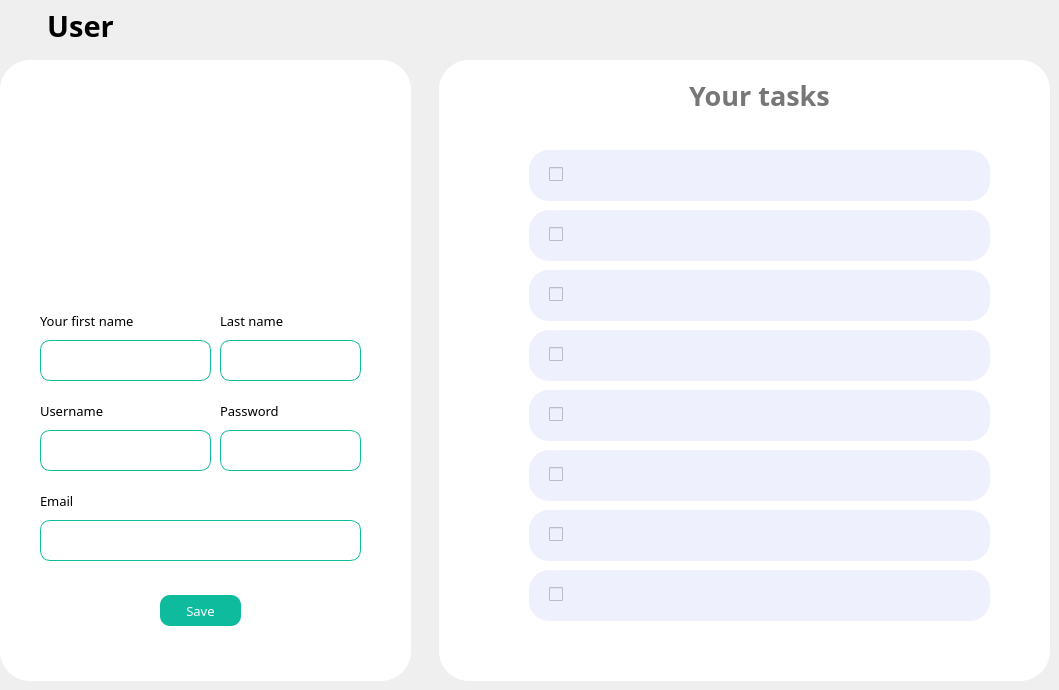
      <widget class="QWidget" name="user">
       <widget class="QFrame" name="frame_6">
        <property name="geometry">
         <rect>
          <x>0</x>
          <y>60</y>
          <width>411</width>
          <height>621</height>
         </rect>
        </property>
        <property name="styleSheet">
         <string notr="true">background-color: rgb(255, 255, 255);
border-radius: 30px;</string>
        </property>
        <property name="frameShape">
         <enum>QFrame::StyledPanel</enum>
        </property>
        <property name="frameShadow">
         <enum>QFrame::Raised</enum>
        </property>
        <widget class="QLabel" name="avatar">
         <property name="geometry">
          <rect>
           <x>140</x>
           <y>40</y>
           <width>120</width>
           <height>120</height>
          </rect>
         </property>
         <property name="text">
          <string/>
         </property>
         <property name="pixmap">
          <pixmap resource="img.qrc">:/img/img/default-avatar.svg</pixmap>
         </property>
         <property name="scaledContents">
          <bool>true</bool>
         </property>
         <property name="alignment">
          <set>Qt::AlignCenter</set>
         </property>
        </widget>
        <widget class="QLabel" name="fullname">
         <property name="geometry">
          <rect>
           <x>0</x>
           <y>170</y>
           <width>411</width>
           <height>51</height>
          </rect>
         </property>
         <property name="font">
          <font>
           <family>SFU Futura_07</family>
           <pointsize>18</pointsize>
           <bold>true</bold>
          </font>
         </property>
         <property name="styleSheet">
          <string notr="true">color: rgb(14, 188, 157);</string>
         </property>
         <property name="text">
          <string/>
         </property>
         <property name="alignment">
          <set>Qt::AlignCenter</set>
         </property>
        </widget>
        <widget class="QLineEdit" name="fname">
         <property name="geometry">
          <rect>
           <x>40</x>
           <y>280</y>
           <width>171</width>
           <height>41</height>
          </rect>
         </property>
         <property name="font">
          <font>
           <family>Poppins</family>
           <pointsize>10</pointsize>
          </font>
         </property>
         <property name="styleSheet">
          <string notr="true">border-radius: 10px;
border : 1px solid rgb(14, 188, 157);</string>
         </property>
         <property name="text">
          <string/>
         </property>
         <property name="alignment">
          <set>Qt::AlignCenter</set>
         </property>
        </widget>
        <widget class="QLabel" name="label_7">
         <property name="geometry">
          <rect>
           <x>40</x>
           <y>250</y>
           <width>111</width>
           <height>21</height>
          </rect>
         </property>
         <property name="font">
          <font>
           <family>Poppins</family>
           <pointsize>10</pointsize>
          </font>
         </property>
         <property name="text">
          <string>Your first name</string>
         </property>
        </widget>
        <widget class="QLineEdit" name="lname">
         <property name="geometry">
          <rect>
           <x>220</x>
           <y>280</y>
           <width>141</width>
           <height>41</height>
          </rect>
         </property>
         <property name="font">
          <font>
           <family>Poppins</family>
           <pointsize>10</pointsize>
          </font>
         </property>
         <property name="styleSheet">
          <string notr="true">border-radius: 10px;
border : 1px solid rgb(14, 188, 157);</string>
         </property>
         <property name="alignment">
          <set>Qt::AlignCenter</set>
         </property>
        </widget>
        <widget class="QLineEdit" name="un">
         <property name="geometry">
          <rect>
           <x>40</x>
           <y>370</y>
           <width>171</width>
           <height>41</height>
          </rect>
         </property>
         <property name="font">
          <font>
           <family>Poppins</family>
           <pointsize>10</pointsize>
          </font>
         </property>
         <property name="styleSheet">
          <string notr="true">border-radius: 10px;
border : 1px solid rgb(14, 188, 157);</string>
         </property>
         <property name="alignment">
          <set>Qt::AlignCenter</set>
         </property>
        </widget>
        <widget class="QLineEdit" name="pw">
         <property name="geometry">
          <rect>
           <x>220</x>
           <y>370</y>
           <width>141</width>
           <height>41</height>
          </rect>
         </property>
         <property name="styleSheet">
          <string notr="true">border-radius: 10px;
border : 1px solid rgb(14, 188, 157);</string>
         </property>
         <property name="echoMode">
          <enum>QLineEdit::Password</enum>
         </property>
         <property name="alignment">
          <set>Qt::AlignCenter</set>
         </property>
        </widget>
        <widget class="QLabel" name="label_8">
         <property name="geometry">
          <rect>
           <x>220</x>
           <y>250</y>
           <width>111</width>
           <height>21</height>
          </rect>
         </property>
         <property name="font">
          <font>
           <family>Poppins</family>
           <pointsize>10</pointsize>
          </font>
         </property>
         <property name="text">
          <string>Last name</string>
         </property>
        </widget>
        <widget class="QLabel" name="label_9">
         <property name="geometry">
          <rect>
           <x>40</x>
           <y>340</y>
           <width>111</width>
           <height>21</height>
          </rect>
         </property>
         <property name="font">
          <font>
           <family>Poppins</family>
           <pointsize>10</pointsize>
          </font>
         </property>
         <property name="text">
          <string>Username</string>
         </property>
        </widget>
        <widget class="QLabel" name="label_10">
         <property name="geometry">
          <rect>
           <x>220</x>
           <y>340</y>
           <width>111</width>
           <height>21</height>
          </rect>
         </property>
         <property name="font">
          <font>
           <family>Poppins</family>
           <pointsize>10</pointsize>
          </font>
         </property>
         <property name="text">
          <string>Password</string>
         </property>
        </widget>
        <widget class="QLineEdit" name="em">
         <property name="geometry">
          <rect>
           <x>40</x>
           <y>460</y>
           <width>321</width>
           <height>41</height>
          </rect>
         </property>
         <property name="font">
          <font>
           <family>Poppins</family>
           <pointsize>10</pointsize>
          </font>
         </property>
         <property name="styleSheet">
          <string notr="true">border-radius: 10px;
border : 1px solid rgb(14, 188, 157);</string>
         </property>
         <property name="alignment">
          <set>Qt::AlignCenter</set>
         </property>
        </widget>
        <widget class="QLabel" name="label_11">
         <property name="geometry">
          <rect>
           <x>40</x>
           <y>430</y>
           <width>111</width>
           <height>21</height>
          </rect>
         </property>
         <property name="font">
          <font>
           <family>Poppins</family>
           <pointsize>10</pointsize>
          </font>
         </property>
         <property name="text">
          <string>Email</string>
         </property>
        </widget>
        <widget class="QPushButton" name="btnSave">
         <property name="geometry">
          <rect>
           <x>160</x>
           <y>535</y>
           <width>81</width>
           <height>31</height>
          </rect>
         </property>
         <property name="font">
          <font>
           <family>Poppins</family>
           <pointsize>10</pointsize>
          </font>
         </property>
         <property name="cursor">
          <cursorShape>PointingHandCursor</cursorShape>
         </property>
         <property name="styleSheet">
          <string notr="true">background-color: rgb(14, 188, 157);
border-radius: 10px;
color: white;</string>
         </property>
         <property name="text">
          <string>Save</string>
         </property>
        </widget>
        <widget class="QLabel" name="state">
         <property name="geometry">
          <rect>
           <x>8</x>
           <y>580</y>
           <width>391</width>
           <height>21</height>
          </rect>
         </property>
         <property name="font">
          <font>
           <family>Poppins SemiBold</family>
           <pointsize>10</pointsize>
           <bold>true</bold>
          </font>
         </property>
         <property name="styleSheet">
          <string notr="true">color:  rgb(255, 85, 0);</string>
         </property>
         <property name="text">
          <string/>
         </property>
         <property name="alignment">
          <set>Qt::AlignCenter</set>
         </property>
        </widget>
        <widget class="QPushButton" name="pushButton">
         <property name="geometry">
          <rect>
           <x>230</x>
           <y>50</y>
           <width>24</width>
           <height>24</height>
          </rect>
         </property>
         <property name="cursor">
          <cursorShape>PointingHandCursor</cursorShape>
         </property>
         <property name="styleSheet">
          <string notr="true">border-radius: 12px;</string>
         </property>
         <property name="text">
          <string/>
         </property>
         <property name="icon">
          <iconset resource="img.qrc">
           <normaloff>:/img/img/repeat.svg</normaloff>:/img/img/repeat.svg</iconset>
         </property>
         <property name="iconSize">
          <size>
           <width>24</width>
           <height>24</height>
          </size>
         </property>
        </widget>
       </widget>
       <widget class="QLabel" name="label_6">
        <property name="geometry">
         <rect>
          <x>10</x>
          <y>0</y>
          <width>141</width>
          <height>51</height>
         </rect>
        </property>
        <property name="font">
         <font>
          <family>Poppins SemiBold</family>
          <pointsize>22</pointsize>
          <bold>true</bold>
         </font>
        </property>
        <property name="layoutDirection">
         <enum>Qt::LeftToRight</enum>
        </property>
        <property name="frameShadow">
         <enum>QFrame::Plain</enum>
        </property>
        <property name="text">
         <string>User</string>
        </property>
        <property name="alignment">
         <set>Qt::AlignCenter</set>
        </property>
       </widget>
       <widget class="QFrame" name="frame_8">
        <property name="geometry">
         <rect>
          <x>439</x>
          <y>60</y>
          <width>611</width>
          <height>621</height>
         </rect>
        </property>
        <property name="styleSheet">
         <string notr="true">background-color: rgb(255, 255, 255);
border-radius: 30px;</string>
        </property>
        <property name="frameShape">
         <enum>QFrame::StyledPanel</enum>
        </property>
        <property name="frameShadow">
         <enum>QFrame::Raised</enum>
        </property>
        <widget class="QLabel" name="label_18">
         <property name="geometry">
          <rect>
           <x>230</x>
           <y>10</y>
           <width>181</width>
           <height>51</height>
          </rect>
         </property>
         <property name="font">
          <font>
           <family>Poppins SemiBold</family>
           <pointsize>20</pointsize>
           <bold>true</bold>
          </font>
         </property>
         <property name="layoutDirection">
          <enum>Qt::LeftToRight</enum>
         </property>
         <property name="styleSheet">
          <string notr="true">color: rgb(119, 119, 119);</string>
         </property>
         <property name="frameShadow">
          <enum>QFrame::Plain</enum>
         </property>
         <property name="text">
          <string>Your tasks</string>
         </property>
         <property name="alignment">
          <set>Qt::AlignCenter</set>
         </property>
        </widget>
        <widget class="QFrame" name="your1_0">
         <property name="geometry">
          <rect>
           <x>90</x>
           <y>90</y>
           <width>461</width>
           <height>51</height>
          </rect>
         </property>
         <property name="styleSheet">
          <string notr="true">background: rgb(238, 240, 253);
border-radius: 20px;</string>
         </property>
         <property name="frameShape">
          <enum>QFrame::StyledPanel</enum>
         </property>
         <property name="frameShadow">
          <enum>QFrame::Raised</enum>
         </property>
         <widget class="QCheckBox" name="checkBox">
          <property name="geometry">
           <rect>
            <x>20</x>
            <y>9</y>
            <width>421</width>
            <height>31</height>
           </rect>
          </property>
          <property name="font">
           <font>
            <family>Montserrat</family>
            <pointsize>10</pointsize>
           </font>
          </property>
          <property name="text">
           <string/>
          </property>
         </widget>
        </widget>
        <widget class="QFrame" name="your1_1">
         <property name="geometry">
          <rect>
           <x>90</x>
           <y>150</y>
           <width>461</width>
           <height>51</height>
          </rect>
         </property>
         <property name="styleSheet">
          <string notr="true">background: rgb(238, 240, 253);
border-radius: 20px;</string>
         </property>
         <property name="frameShape">
          <enum>QFrame::StyledPanel</enum>
         </property>
         <property name="frameShadow">
          <enum>QFrame::Raised</enum>
         </property>
         <widget class="QCheckBox" name="checkBox_2">
          <property name="geometry">
           <rect>
            <x>20</x>
            <y>9</y>
            <width>421</width>
            <height>31</height>
           </rect>
          </property>
          <property name="font">
           <font>
            <family>Montserrat</family>
            <pointsize>10</pointsize>
           </font>
          </property>
          <property name="text">
           <string/>
          </property>
         </widget>
        </widget>
        <widget class="QFrame" name="your1_2">
         <property name="geometry">
          <rect>
           <x>90</x>
           <y>210</y>
           <width>461</width>
           <height>51</height>
          </rect>
         </property>
         <property name="styleSheet">
          <string notr="true">background: rgb(238, 240, 253);
border-radius: 20px;</string>
         </property>
         <property name="frameShape">
          <enum>QFrame::StyledPanel</enum>
         </property>
         <property name="frameShadow">
          <enum>QFrame::Raised</enum>
         </property>
         <widget class="QCheckBox" name="checkBox_3">
          <property name="geometry">
           <rect>
            <x>20</x>
            <y>9</y>
            <width>421</width>
            <height>31</height>
           </rect>
          </property>
          <property name="font">
           <font>
            <family>Montserrat</family>
            <pointsize>10</pointsize>
           </font>
          </property>
          <property name="text">
           <string/>
          </property>
         </widget>
        </widget>
        <widget class="QFrame" name="your1_3">
         <property name="geometry">
          <rect>
           <x>90</x>
           <y>270</y>
           <width>461</width>
           <height>51</height>
          </rect>
         </property>
         <property name="styleSheet">
          <string notr="true">background: rgb(238, 240, 253);
border-radius: 20px;</string>
         </property>
         <property name="frameShape">
          <enum>QFrame::StyledPanel</enum>
         </property>
         <property name="frameShadow">
          <enum>QFrame::Raised</enum>
         </property>
         <widget class="QCheckBox" name="checkBox_4">
          <property name="geometry">
           <rect>
            <x>20</x>
            <y>9</y>
            <width>421</width>
            <height>31</height>
           </rect>
          </property>
          <property name="font">
           <font>
            <family>Montserrat</family>
            <pointsize>10</pointsize>
           </font>
          </property>
          <property name="text">
           <string/>
          </property>
         </widget>
        </widget>
        <widget class="QFrame" name="your1_4">
         <property name="geometry">
          <rect>
           <x>90</x>
           <y>330</y>
           <width>461</width>
           <height>51</height>
          </rect>
         </property>
         <property name="styleSheet">
          <string notr="true">background: rgb(238, 240, 253);
border-radius: 20px;</string>
         </property>
         <property name="frameShape">
          <enum>QFrame::StyledPanel</enum>
         </property>
         <property name="frameShadow">
          <enum>QFrame::Raised</enum>
         </property>
         <widget class="QCheckBox" name="checkBox_5">
          <property name="geometry">
           <rect>
            <x>20</x>
            <y>9</y>
            <width>421</width>
            <height>31</height>
           </rect>
          </property>
          <property name="font">
           <font>
            <family>Montserrat</family>
            <pointsize>10</pointsize>
           </font>
          </property>
          <property name="text">
           <string/>
          </property>
         </widget>
        </widget>
        <widget class="QFrame" name="your1_5">
         <property name="geometry">
          <rect>
           <x>90</x>
           <y>390</y>
           <width>461</width>
           <height>51</height>
          </rect>
         </property>
         <property name="styleSheet">
          <string notr="true">background: rgb(238, 240, 253);
border-radius: 20px;</string>
         </property>
         <property name="frameShape">
          <enum>QFrame::StyledPanel</enum>
         </property>
         <property name="frameShadow">
          <enum>QFrame::Raised</enum>
         </property>
         <widget class="QCheckBox" name="checkBox_6">
          <property name="geometry">
           <rect>
            <x>20</x>
            <y>9</y>
            <width>421</width>
            <height>31</height>
           </rect>
          </property>
          <property name="font">
           <font>
            <family>Montserrat</family>
            <pointsize>10</pointsize>
           </font>
          </property>
          <property name="text">
           <string/>
          </property>
         </widget>
        </widget>
        <widget class="QFrame" name="your1_6">
         <property name="geometry">
          <rect>
           <x>90</x>
           <y>450</y>
           <width>461</width>
           <height>51</height>
          </rect>
         </property>
         <property name="styleSheet">
          <string notr="true">background: rgb(238, 240, 253);
border-radius: 20px;</string>
         </property>
         <property name="frameShape">
          <enum>QFrame::StyledPanel</enum>
         </property>
         <property name="frameShadow">
          <enum>QFrame::Raised</enum>
         </property>
         <widget class="QCheckBox" name="checkBox_7">
          <property name="geometry">
           <rect>
            <x>20</x>
            <y>9</y>
            <width>421</width>
            <height>31</height>
           </rect>
          </property>
          <property name="font">
           <font>
            <family>Montserrat</family>
            <pointsize>10</pointsize>
           </font>
          </property>
          <property name="text">
           <string/>
          </property>
         </widget>
        </widget>
        <widget class="QFrame" name="your1_7">
         <property name="geometry">
          <rect>
           <x>90</x>
           <y>510</y>
           <width>461</width>
           <height>51</height>
          </rect>
         </property>
         <property name="styleSheet">
          <string notr="true">background: rgb(238, 240, 253);
border-radius: 20px;</string>
         </property>
         <property name="frameShape">
          <enum>QFrame::StyledPanel</enum>
         </property>
         <property name="frameShadow">
          <enum>QFrame::Raised</enum>
         </property>
         <widget class="QCheckBox" name="checkBox_8">
          <property name="geometry">
           <rect>
            <x>20</x>
            <y>9</y>
            <width>421</width>
            <height>31</height>
           </rect>
          </property>
          <property name="font">
           <font>
            <family>Montserrat</family>
            <pointsize>10</pointsize>
           </font>
          </property>
          <property name="text">
           <string/>
          </property>
         </widget>
        </widget>
       </widget>
      </widget>
